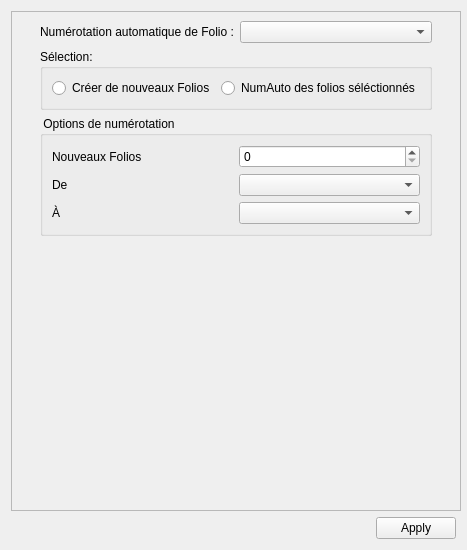
<?xml version="1.0" encoding="UTF-8"?>
<ui version="4.0">
 <class>FolioAutonumberingW</class>
 <widget class="QWidget" name="FolioAutonumberingW">
  <property name="geometry">
   <rect>
    <x>0</x>
    <y>0</y>
    <width>467</width>
    <height>550</height>
   </rect>
  </property>
  <property name="sizePolicy">
   <sizepolicy hsizetype="Minimum" vsizetype="Minimum">
    <horstretch>0</horstretch>
    <verstretch>0</verstretch>
   </sizepolicy>
  </property>
  <property name="minimumSize">
   <size>
    <width>460</width>
    <height>0</height>
   </size>
  </property>
  <property name="windowTitle">
   <string>Form</string>
  </property>
  <layout class="QVBoxLayout" name="verticalLayout">
   <property name="sizeConstraint">
    <enum>QLayout::SetDefaultConstraint</enum>
   </property>
   <item>
    <widget class="QScrollArea" name="scrollArea">
     <property name="sizePolicy">
      <sizepolicy hsizetype="Minimum" vsizetype="Expanding">
       <horstretch>0</horstretch>
       <verstretch>50</verstretch>
      </sizepolicy>
     </property>
     <property name="minimumSize">
      <size>
       <width>450</width>
       <height>253</height>
      </size>
     </property>
     <property name="sizeIncrement">
      <size>
       <width>0</width>
       <height>50</height>
      </size>
     </property>
     <property name="mouseTracking">
      <bool>false</bool>
     </property>
     <property name="layoutDirection">
      <enum>Qt::LeftToRight</enum>
     </property>
     <property name="verticalScrollBarPolicy">
      <enum>Qt::ScrollBarAsNeeded</enum>
     </property>
     <property name="horizontalScrollBarPolicy">
      <enum>Qt::ScrollBarAlwaysOff</enum>
     </property>
     <property name="sizeAdjustPolicy">
      <enum>QAbstractScrollArea::AdjustToContents</enum>
     </property>
     <property name="widgetResizable">
      <bool>true</bool>
     </property>
     <property name="alignment">
      <set>Qt::AlignHCenter|Qt::AlignTop</set>
     </property>
     <widget class="QWidget" name="scrollAreaWidgetContents">
      <property name="geometry">
       <rect>
        <x>0</x>
        <y>0</y>
        <width>448</width>
        <height>498</height>
       </rect>
      </property>
      <property name="sizePolicy">
       <sizepolicy hsizetype="Preferred" vsizetype="Preferred">
        <horstretch>0</horstretch>
        <verstretch>0</verstretch>
       </sizepolicy>
      </property>
      <property name="minimumSize">
       <size>
        <width>430</width>
        <height>250</height>
       </size>
      </property>
      <layout class="QGridLayout" name="gridLayout">
       <property name="sizeConstraint">
        <enum>QLayout::SetFixedSize</enum>
       </property>
       <item row="2" column="1" colspan="2">
        <widget class="QGroupBox" name="Options">
         <property name="sizePolicy">
          <sizepolicy hsizetype="Minimum" vsizetype="Preferred">
           <horstretch>0</horstretch>
           <verstretch>0</verstretch>
          </sizepolicy>
         </property>
         <property name="title">
          <string> Options de numérotation</string>
         </property>
         <layout class="QGridLayout" name="gridLayout_2">
          <item row="2" column="1">
           <widget class="QComboBox" name="m_to_cb">
            <property name="sizePolicy">
             <sizepolicy hsizetype="Minimum" vsizetype="Fixed">
              <horstretch>0</horstretch>
              <verstretch>0</verstretch>
             </sizepolicy>
            </property>
            <property name="sizeAdjustPolicy">
             <enum>QComboBox::AdjustToContents</enum>
            </property>
           </widget>
          </item>
          <item row="0" column="0">
           <widget class="QLabel" name="label_2">
            <property name="sizePolicy">
             <sizepolicy hsizetype="Minimum" vsizetype="Preferred">
              <horstretch>0</horstretch>
              <verstretch>0</verstretch>
             </sizepolicy>
            </property>
            <property name="text">
             <string>Nouveaux Folios</string>
            </property>
           </widget>
          </item>
          <item row="1" column="1">
           <widget class="QComboBox" name="m_from_cb">
            <property name="sizePolicy">
             <sizepolicy hsizetype="Minimum" vsizetype="Fixed">
              <horstretch>0</horstretch>
              <verstretch>0</verstretch>
             </sizepolicy>
            </property>
            <property name="sizeAdjustPolicy">
             <enum>QComboBox::AdjustToContents</enum>
            </property>
           </widget>
          </item>
          <item row="0" column="1">
           <widget class="QSpinBox" name="m_new_tabs_sb">
            <property name="sizePolicy">
             <sizepolicy hsizetype="Minimum" vsizetype="Fixed">
              <horstretch>0</horstretch>
              <verstretch>0</verstretch>
             </sizepolicy>
            </property>
            <property name="maximum">
             <number>999</number>
            </property>
            <property name="displayIntegerBase">
             <number>10</number>
            </property>
           </widget>
          </item>
          <item row="2" column="0">
           <widget class="QLabel" name="label_4">
            <property name="sizePolicy">
             <sizepolicy hsizetype="Minimum" vsizetype="Preferred">
              <horstretch>0</horstretch>
              <verstretch>0</verstretch>
             </sizepolicy>
            </property>
            <property name="text">
             <string>À</string>
            </property>
           </widget>
          </item>
          <item row="1" column="0">
           <widget class="QLabel" name="label_3">
            <property name="sizePolicy">
             <sizepolicy hsizetype="Minimum" vsizetype="Preferred">
              <horstretch>0</horstretch>
              <verstretch>0</verstretch>
             </sizepolicy>
            </property>
            <property name="text">
             <string>De</string>
            </property>
           </widget>
          </item>
         </layout>
        </widget>
       </item>
       <item row="1" column="1" colspan="2">
        <widget class="QGroupBox" name="Select">
         <property name="sizePolicy">
          <sizepolicy hsizetype="Minimum" vsizetype="Preferred">
           <horstretch>0</horstretch>
           <verstretch>0</verstretch>
          </sizepolicy>
         </property>
         <property name="title">
          <string>Sélection:</string>
         </property>
         <layout class="QHBoxLayout" name="horizontalLayout">
          <item>
           <widget class="QRadioButton" name="m_create_new_tabs_rb">
            <property name="sizePolicy">
             <sizepolicy hsizetype="Minimum" vsizetype="Fixed">
              <horstretch>0</horstretch>
              <verstretch>0</verstretch>
             </sizepolicy>
            </property>
            <property name="text">
             <string>Créer de nouveaux Folios</string>
            </property>
           </widget>
          </item>
          <item>
           <widget class="QRadioButton" name="m_autonumber_tabs_rb">
            <property name="sizePolicy">
             <sizepolicy hsizetype="Minimum" vsizetype="Fixed">
              <horstretch>0</horstretch>
              <verstretch>0</verstretch>
             </sizepolicy>
            </property>
            <property name="text">
             <string>NumAuto des folios séléctionnés</string>
            </property>
           </widget>
          </item>
         </layout>
        </widget>
       </item>
       <item row="0" column="1">
        <widget class="QLabel" name="label">
         <property name="sizePolicy">
          <sizepolicy hsizetype="Minimum" vsizetype="Preferred">
           <horstretch>0</horstretch>
           <verstretch>0</verstretch>
          </sizepolicy>
         </property>
         <property name="text">
          <string>Numérotation automatique de Folio :</string>
         </property>
        </widget>
       </item>
       <item row="0" column="2">
        <widget class="QComboBox" name="m_autonums_cb">
         <property name="sizePolicy">
          <sizepolicy hsizetype="Minimum" vsizetype="Fixed">
           <horstretch>0</horstretch>
           <verstretch>0</verstretch>
          </sizepolicy>
         </property>
         <property name="sizeAdjustPolicy">
          <enum>QComboBox::AdjustToContents</enum>
         </property>
        </widget>
       </item>
       <item row="3" column="1" colspan="2">
        <spacer name="verticalSpacer">
         <property name="orientation">
          <enum>Qt::Vertical</enum>
         </property>
         <property name="sizeHint" stdset="0">
          <size>
           <width>20</width>
           <height>40</height>
          </size>
         </property>
        </spacer>
       </item>
      </layout>
     </widget>
    </widget>
   </item>
   <item>
    <widget class="QDialogButtonBox" name="buttonBox">
     <property name="sizePolicy">
      <sizepolicy hsizetype="Minimum" vsizetype="Fixed">
       <horstretch>0</horstretch>
       <verstretch>0</verstretch>
      </sizepolicy>
     </property>
     <property name="standardButtons">
      <set>QDialogButtonBox::Apply</set>
     </property>
    </widget>
   </item>
  </layout>
 </widget>
 <resources/>
 <connections/>
</ui>
